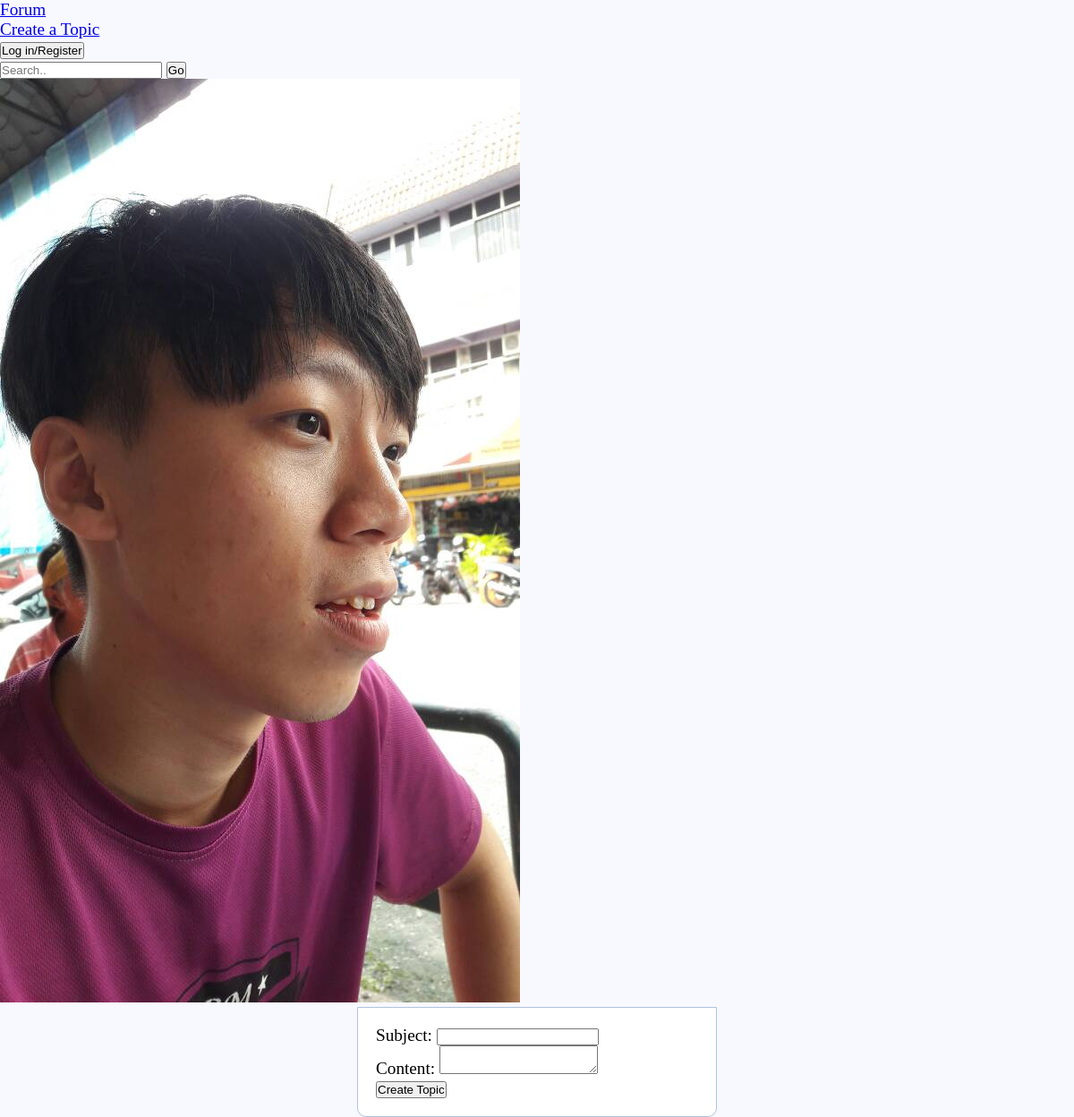
Page /content.php?engineering on the earlier database version.
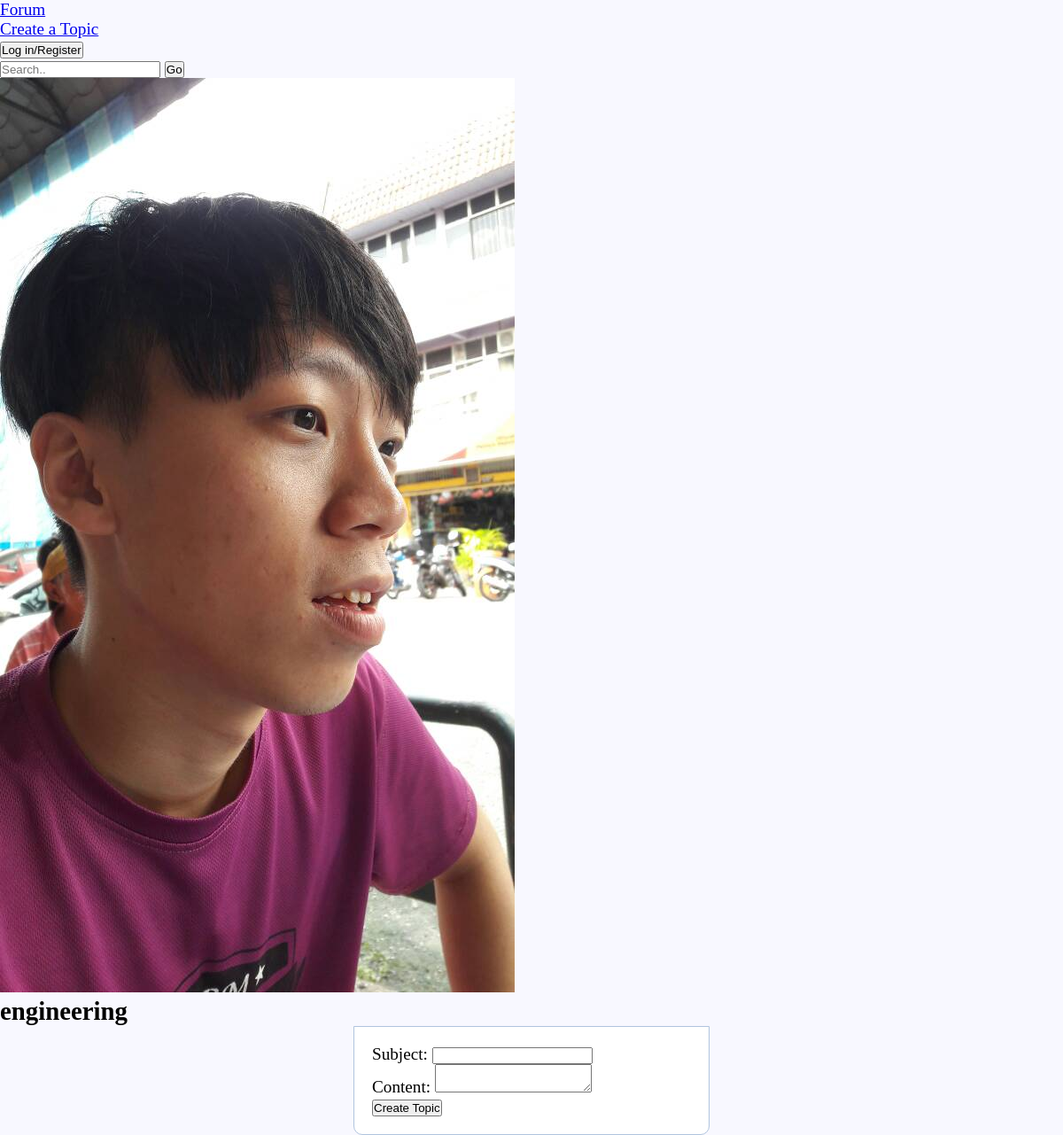
Same page on the later database version.
### tables this page shows
CREATE TABLE `categories` (
  `Cat_ID` int(11) NOT NULL,
  `Cat_Name` varchar(255) DEFAULT NULL,
  `Cat_Description` varchar(255) DEFAULT NULL
);

### content.php (the view, shortened to what this page needs)
<?php
	include "server.php";
	include "header.php";
	$cat_name = "SELECT Cat_Name FROM categories";
	$result = mysqli_query($db, $cat_name);
	while($rows= mysqli_fetch_array($result)){
		if(isset($_GET[$rows['Cat_Name']]))
			echo '<h2>'.$rows['Cat_Name'].'</h2>';
	}
?>
	<div>
		<form method="post" action="">
			Subject: <input type="text" name="Topic_Subject"><br>
			Content: <textarea name="Topic_Content"></textarea><br>
			<input type="submit" value="Create Topic">
		</form>
	</div>
<?php include "footer.php"; ?>

Differences in the rows shown:
added categories: Cat_Name "engineering"
